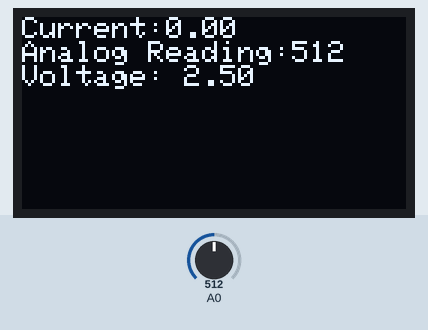
Recording of a sketch running on a simulated Arduino Nano, built with avr-gcc and run on an emulated ATmega328P. Parts: 128×64 one-colour display. The test bench sets the inputs (shaded band); at power-on: A0 = 512.

Above: at 1.2 s.
1.3 s: A0 set to 716
At 2.8 s:
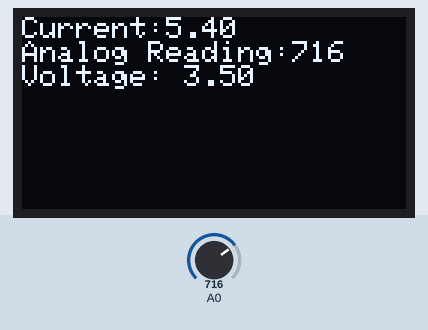
3.1 s: A0 set to 900
At 4.1 s:
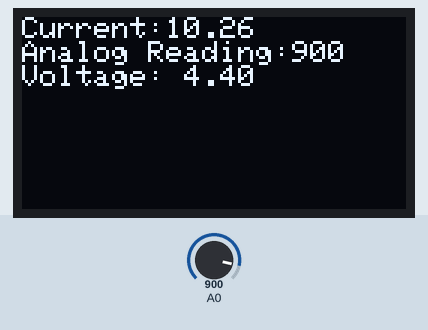
4.7 s: A0 set to 1023
At 5.2 s:
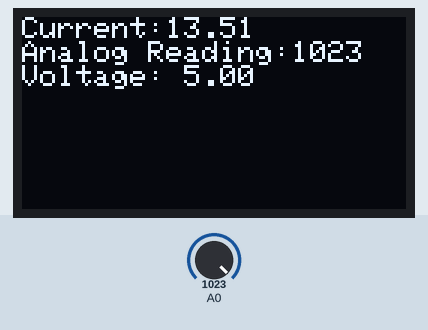
Timing chart, 0 to 7.7 s (numbered marks = the images above; inputs shaded):
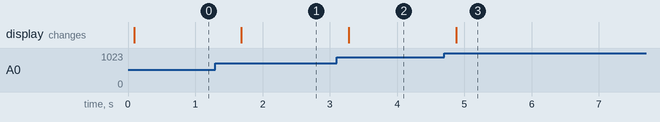

Measured:
- after the input at 1.3 s, the display: changes after 0.39 s (image 1)
- after the input at 3.1 s, the display: changes after 0.18 s (image 2)
- after the input at 4.7 s, the display: changes after 0.18 s (image 3)

The sketch:

getting_used_to_current_sensor.ino
```cpp
#include <Wire.h>
#include <Adafruit_GFX.h>
#include <Adafruit_SSD1306.h>
#include <Servo.h>

#define SCREEN_WIDTH 128
#define SCREEN_HEIGHT 64
#define OLED_RESET    -1
Adafruit_SSD1306 display(SCREEN_WIDTH, SCREEN_HEIGHT, &Wire, OLED_RESET);

float current;
float voltage;


void setup() {
  // Initialize serial communication
  Serial.begin(9600);

  // Initialize OLED display
  if(!display.begin(SSD1306_SWITCHCAPVCC, 0x3C)) {
    Serial.println(F("SSD1306 allocation failed"));
    for(;;);
  }
  display.clearDisplay();
  display.setTextSize(1);
  display.setTextColor(WHITE);
  display.setCursor(0, 0);
  display.println("Current");
  display.display();

  // Initialize servos
  // servo1.attach(pwmPins[0]);
  // servo2.attach(pwmPins[1]);
  // servo3.attach(pwmPins[2]);
  // servo4.attach(pwmPins[3]);
}

void loop() {
  // Read analog inputs and map to servo angles
  // int angles[4];
  // for (int i = 0; i < 4; i++) {
  //   int analogValue = analogRead(analogPins[i]);
  //   angles[i] = map(analogValue, 0, 1023, 0, 180);
  // }

  // Set servo positions
  // servo1.write(angles[0]);
  // servo2.write(angles[1]);
  // servo3.write(angles[2]);
  // servo4.write(angles[3]);
  int adc = analogRead(A0);
  float voltage = adc * 5.0 / 1023.0;
  float current = (voltage-2.5) / 0.185;
  if(current<0.16){
    current = 0;
  }


  // Update OLED display with servo angles
  display.clearDisplay();
  display.setTextSize(1);
 // display.setTextColor(SSD1306_WHITE);
  display.setCursor(0, 0);
  display.print("Current:");
  display.println(current);
  display.print("Analog Reading:");
  display.println(adc);
  display.print("Voltage: ");
  display.println(voltage);
  // display.print("Servo 4: ");
  // display.println(angles[3]);
  display.display();

  delay(500); // Adjust delay as needed for smoother display updating
}
```
